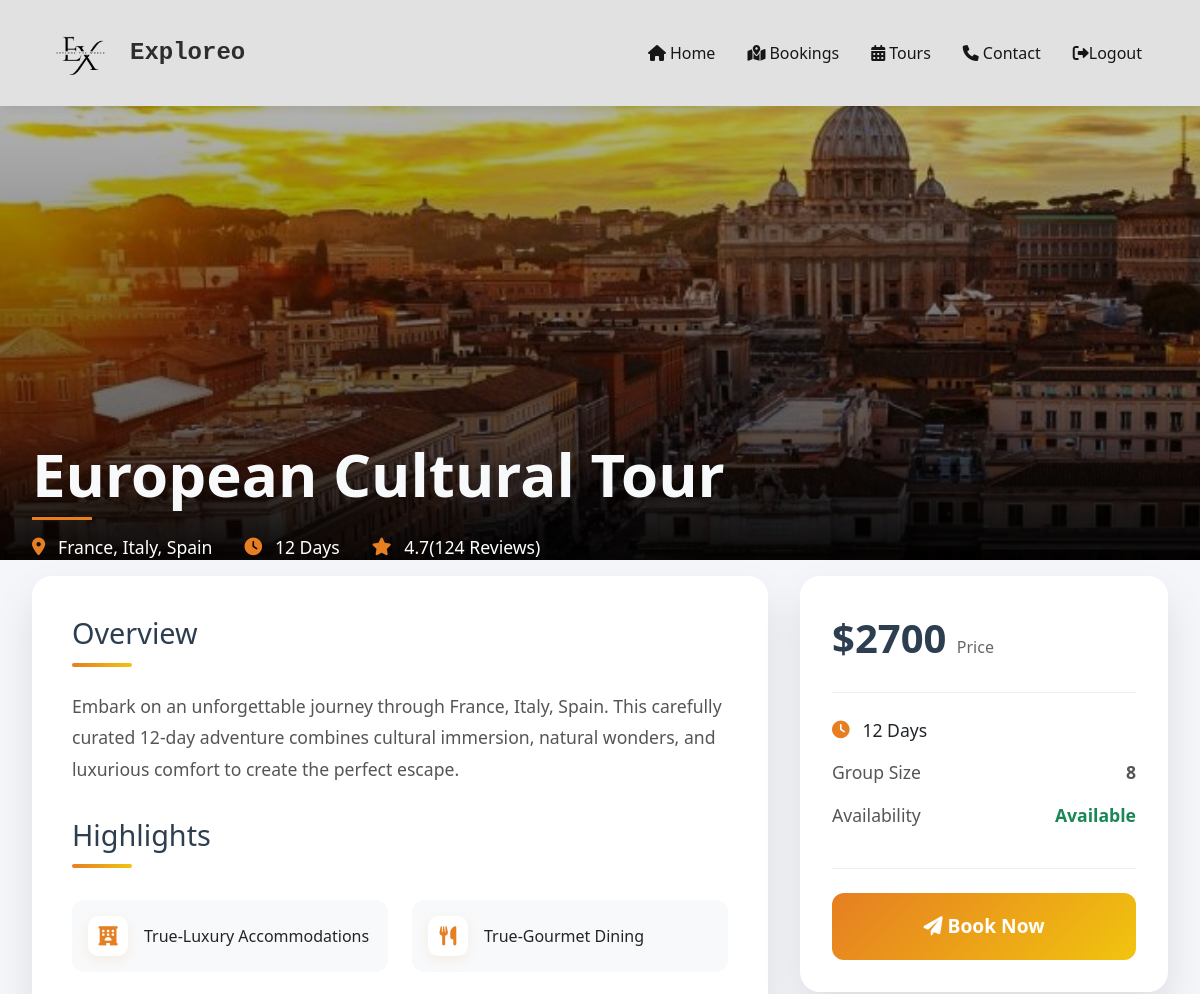
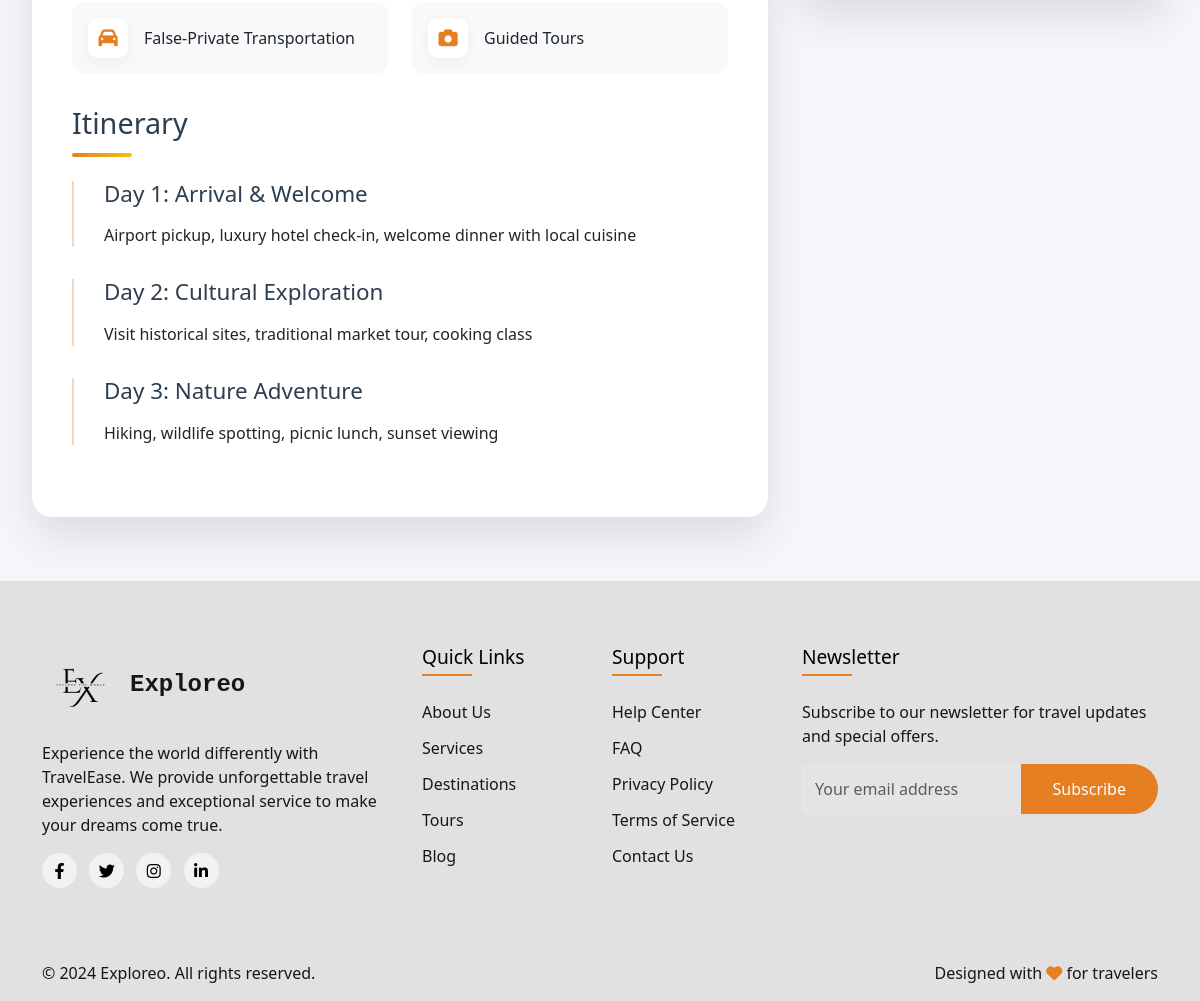
/view_tour/2 (signed in), run on the app's committed database (2 pictures, top to bottom).
### app/models.py (models this page shows)
class TourPackage(models.Model):
    package_name = models.CharField(max_length=255)  # Package Name
    destination = models.CharField(max_length=255)  # Destination
    duration_days = models.PositiveIntegerField()  # Duration in days
    price = models.PositiveIntegerField()  # Price
    rating = models.FloatField()  # Rating
    description = models.TextField()  # Description
    image = models.FileField()
    max_capacity = models.PositiveIntegerField()  # Maximum Capacity
    start_date = models.DateField()  # Start Date
    end_date = models.DateField()  # End Date
    accommodation = models.BooleanField(default=False)  # Accommodation
    meals = models.BooleanField(default=False)  # Meals
    transport = models.BooleanField(default=False)  # Transport

### app/views.py (the view)
# urls.py: path('view_tour/<id>', views.user_tour_details, name='user_tour_details'),
def user_tour_details(req,id):
    if 'user' in req.session:
        packages=TourPackage.objects.get(id=id)
        return render(req,'user/view_tour.html',{'packages':packages})

### templates/user/view_tour.html (shortened to what this page needs)
<!DOCTYPE html>
<html lang="en">
<head>
    <link href="https://cdn.jsdelivr.net/npm/bootstrap@5.3.0/dist/css/bootstrap.min.css" rel="stylesheet">
    <link href="https://cdnjs.cloudflare.com/ajax/libs/font-awesome/6.0.0/css/all.min.css" rel="stylesheet">
    {% load static %}
    <link rel="stylesheet" href="{% static 'css/user/tour.css' %}">
</head>
<body>
       <nav class="navbar navbar-expand-lg fixed-top">
        <div class="container">
            <a class="navbar-brand d-flex align-items-center" href="#">
                <img src="{% static '/images/logo32.png' %}" alt="Exploreo Logo" style="height: 80px; width: 80px;">
                <span class="ms-2" style="font-family: 'Courier New', monospace;">Exploreo</span>
            </a>
            <div class="collapse navbar-collapse" id="navbarNav">
                <ul class="navbar-nav ms-auto">
                    <li class="nav-item">
                        <a class="nav-link" href="../user_home"><i class="fas fa-home me-1"></i>Home</a>
                    </li>
                    <li class="nav-item">
                        <a class="nav-link" href="../view_booking"><i class="fas fa-map-marked-alt me-1"></i>Bookings</a>
                    </li>
                    <li class="nav-item">
                        <a class="nav-link" href="../user_tour"><i class="fas fa-calendar-alt me-1"></i>Tours</a>
                    </li>
                    <li class="nav-item">
                        <a class="nav-link" href="../contact"><i class="fas fa-phone me-1"></i>Contact</a>
                    </li>
                    <li class="nav-item">
                        <a class="nav-link" href="../logout"><i class="fas fa-sign-out-alt"></i>Logout</a>
                    </li>
                </ul>
            </div>
        </div>
    </nav>
    <div class="package-banner">
        <img src="{{ packages.image.url }}" alt="Tour Package" class="banner-image">
        <div class="banner-overlay">
            <div class="banner-content">
                <h1 class="package-title text-light">{{ packages.package_name }}</h1>
                <div class="quick-info">
                    <div class="quick-info-item">
                        <i class="fas fa-map-marker-alt"></i>
                        <span>{{ packages.destination }}</span>
                    </div>
                    <div class="quick-info-item">
                        <i class="fas fa-clock"></i>
                        <span>{{ packages.duration_days }} Days</span>
                    </div>
                    <div class="quick-info-item">
                        <i class="fas fa-star"></i>
                        <span>{{ packages.rating }}(124 Reviews)</span>
                    </div>
                </div>
            </div>
        </div>
    </div>
    <div class="details-container mt-3">
        <div class="details-grid">
            <div class="main-content">
                <section>
                    <h2 class="section-title">Overview</h2>
                    <p class="description">
                        Embark on an unforgettable journey through {{ packages.destination }}.
                        This carefully curated {{ packages.duration_days }}-day adventure combines cultural immersion,
                        natural wonders, and luxurious comfort to create the perfect escape.
                    </p>
                </section>
                <section>
                    <h2 class="section-title">Highlights</h2>
                    <div class="highlights">
                        <div class="highlight-item">
                            <i class="fas fa-hotel"></i>
                            <span>{{ packages.accommodation }}-Luxury Accommodations</span>
                        </div>
                        <div class="highlight-item">
                            <i class="fas fa-utensils"></i>
                            <span>{{ packages.meals }}-Gourmet Dining</span>
                        </div>
                        <div class="highlight-item">
                            <i class="fas fa-car"></i>
                            <span>{{ packages.transport }}-Private Transportation</span>
                        </div>
                        <div class="highlight-item">
                            <i class="fas fa-camera"></i>
                            <span>Guided Tours</span>
                        </div>
                    </div>
                </section>
                <section>
                    <h2 class="section-title">Itinerary</h2>
                    <div class="itinerary-day">
                        <h3 class="day-title">Day 1: Arrival & Welcome</h3>
                        <p>Airport pickup, luxury hotel check-in, welcome dinner with local cuisine</p>
                    </div>
                    <div class="itinerary-day">
                        <h3 class="day-title">Day 2: Cultural Exploration</h3>
                        <p>Visit historical sites, traditional market tour, cooking class</p>
                    </div>
                    <div class="itinerary-day">
                        <h3 class="day-title">Day 3: Nature Adventure</h3>
                        <p>Hiking, wildlife spotting, picnic lunch, sunset viewing</p>
                    </div>
                </section>
            </div>
            <aside>
                <div class="booking-card">
                    <div class="price-tag">${{ packages.price }} <span>Price</span></div>
                    <div class="booking-info">
                        <div class="quick-info-item mb-3">
                            <i class="fas fa-clock"></i>
                            <span>{{ packages.duration_days }} Days</span>
                        </div>
                        <div class="info-item">
                            <span>Group Size</span>
                            <strong>{{ packages.max_capacity }}</strong>
                        </div>
                        <div class="info-item">
                            <span>Availability</span>
                            <strong class="text-success">Available</strong>
                        </div>
                    </div>
                    <a href="{% url 'user_booking' packages.id %}" class="btn btn-outline-dark book-btn">
                        <i class="fas fa-paper-plane"></i> Book Now
                    </a>
                </div>
            </aside>
        </div>
    </div>
    <footer class="footer">
        <div class="container">
            <div class="row gy-4">
                <div class="col-lg-4 col-md-6">
                    <div class="footer-brand">
                        <div class="logo-icon">
                            <img src="{% static '/images/logo32.png' %}" alt="Exploreo Logo" style="height: 80px; width: 80px;">
                        </div>
                        <span class="ms-2" style="font-family: 'Courier New', monospace;">Exploreo</span>
                    </div>
                    <p class="mt-3">Experience the world differently with TravelEase. We provide unforgettable travel experiences and exceptional service to make your dreams come true.</p>
                    <div class="social-links mt-3">
                        <a href="#"><i class="fab fa-facebook-f"></i></a>
                        <a href="#"><i class="fab fa-twitter"></i></a>
                        <a href="#"><i class="fab fa-instagram"></i></a>
                        <a href="#"><i class="fab fa-linkedin-in"></i></a>
                    </div>
                </div>
                <div class="col-lg-2 col-md-6">
                    <h4>Quick Links</h4>
                    <ul class="footer-links">
                        <li><a href="#">About Us</a></li>
                        <li><a href="#">Services</a></li>
                        <li><a href="#">Destinations</a></li>
                        <li><a href="#">Tours</a></li>
                        <li><a href="#">Blog</a></li>
                    </ul>
                </div>
                <div class="col-lg-2 col-md-6">
                    <h4>Support</h4>
                    <ul class="footer-links">
                        <li><a href="#">Help Center</a></li>
                        <li><a href="#">FAQ</a></li>
                        <li><a href="#">Privacy Policy</a></li>
                        <li><a href="#">Terms of Service</a></li>
                        <li><a href="#">Contact Us</a></li>
                    </ul>
                </div>
                <div class="col-lg-4 col-md-6">
                    <h4>Newsletter</h4>
                    <p>Subscribe to our newsletter for travel updates and special offers.</p>
                    <form class="newsletter-form mt-3">
                        <div class="input-group">
                            <input type="email" class="form-control" placeholder="Your email address">
                            <button class="btn btn-explore" type="submit">Subscribe</button>
                        </div>
                    </form>
                </div>
            </div>
            <div class="footer-bottom">
                <div class="row">
                    <div class="col-md-6">
                        <p>&copy; 2024 Exploreo. All rights reserved.</p>
                    </div>
                    <div class="col-md-6 text-md-end">
                        <p>Designed with <i class="fas fa-heart"></i> for travelers</p>
                    </div>
                </div>
            </div>
        </div>
    </footer>
</body>
</html>

### static/css/user/tour.css (style rules this page uses)
:root { --primary-color: #e1e1e1; --secondary-color: #E67E22; --accent-color: #3498DB; --light-bg: #F5F6FA; }
body { font-family: 'Segoe UI', system-ui, -apple-system, sans-serif; background-color: var(--light-bg); }
.navbar { background-color: var(--primary-color); box-shadow: 0 2px 10px rgba(0,0,0,0.1); }
.navbar-brand { color: rgb(46, 44, 44) !important; font-weight: 600; font-size: 1.5rem; }
.nav-link { color: rgba(0, 0, 0, 0.9) !important; margin: 0 0.5rem; transition: color 0.3s ease; }
.banner-content { position: absolute; bottom: 0; left: 0; right: 0; padding: 2rem; background: linear-gradient(transparent, rgba(0,0,0,0.8)); color: white; }
.btn-explore { background-color: var(--secondary-color); color: white; border: none; padding: 0.75rem 2rem; border-radius: 25px; transition: all 0.3s ease; }
.footer { background-color: var(--primary-color); color: rgba(0, 0, 0, 0.9); padding: 4rem 0 1rem; margin-top: 4rem; }
.footer-brand { display: flex; align-items: center; font-size: 1.5rem; font-weight: 600; }
.footer h4 { color: rgb(0, 0, 0); font-size: 1.2rem; margin-bottom: 1.5rem; position: relative; padding-bottom: 0.5rem; }
.footer h4::after { content: ''; position: absolute; left: 0; bottom: 0; width: 50px; height: 2px; background-color: var(--secondary-color); }
.footer-links { list-style: none; padding: 0; margin: 0; }
.footer-links li { margin-bottom: 0.75rem; }
.footer-links a { color: rgba(0, 0, 0, 0.9); text-decoration: none; transition: color 0.3s ease; }
.social-links a { display: inline-flex; align-items: center; justify-content: center; width: 35px; height: 35px; background-color: rgba(255, 255, 255, 0.59); border-radius: 50%; margin-right: 0.5rem; color: rgb(0, 0, 0); text-decoration: none; transition: all 0.3s ease; }
.newsletter-form .form-control { background-color: rgba(255, 255, 255, 0.1); border: 1px solid rgba(255, 255, 255, 0.2); color: rgb(0, 0, 0); padding: 0.75rem; }
.newsletter-form .form-control::placeholder { color: rgba(0, 0, 0, 0.6); }
.footer-bottom { margin-top: 3rem; padding-top: 1.5rem; border-top: 1px solid rgba(255, 255, 255, 0.1); }
.footer-bottom p { margin-bottom: 0; }
.footer-bottom .fa-heart { color: var(--secondary-color); }
.banner-content { padding: 2rem; }
.package-title { font-size: 1.8rem; color: #2c3e50; margin-bottom: 1.5rem; position: relative; }
.package-title::after { content: ''; position: absolute; bottom: -10px; left: 0; width: 60px; height: 3px; background-color: #E67E22; }

### data on the page
TourPackage: image (picture), package_name "European Cultural Tour", destination "France, Italy, Spain", duration_days "12", rating "4.7", accommodation "True", meals "True", transport "False", price "2700", max_capacity "8"
